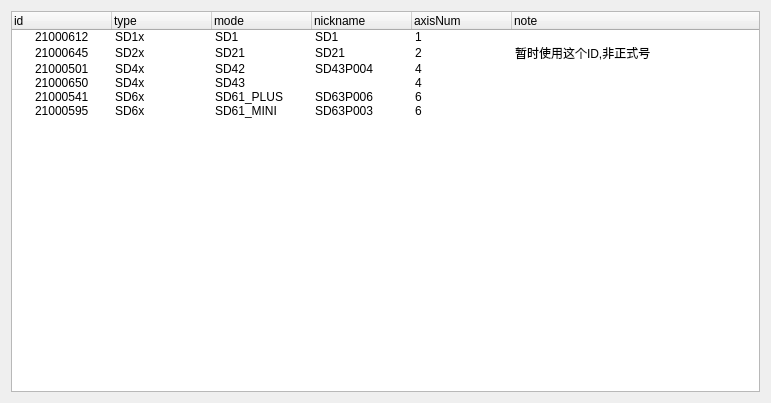
<?xml version="1.0" encoding="UTF-8"?>
<ui version="4.0">
 <class>Form</class>
 <widget class="QWidget" name="Form">
  <property name="geometry">
   <rect>
    <x>0</x>
    <y>0</y>
    <width>771</width>
    <height>403</height>
   </rect>
  </property>
  <property name="windowTitle">
   <string>Form</string>
  </property>
  <layout class="QVBoxLayout" name="verticalLayout">
   <item>
    <widget class="QTreeWidget" name="treeWidget">
     <column>
      <property name="text">
       <string>id</string>
      </property>
     </column>
     <column>
      <property name="text">
       <string>type</string>
      </property>
     </column>
     <column>
      <property name="text">
       <string>mode</string>
      </property>
     </column>
     <column>
      <property name="text">
       <string>nickname</string>
      </property>
     </column>
     <column>
      <property name="text">
       <string>axisNum</string>
      </property>
     </column>
     <column>
      <property name="text">
       <string>note</string>
      </property>
     </column>
     <item>
      <property name="text">
       <string>21000612</string>
      </property>
      <property name="text">
       <string>SD1x</string>
      </property>
      <property name="text">
       <string>SD1</string>
      </property>
      <property name="text">
       <string>SD1</string>
      </property>
      <property name="text">
       <string>1</string>
      </property>
     </item>
     <item>
      <property name="text">
       <string>21000645</string>
      </property>
      <property name="text">
       <string>SD2x</string>
      </property>
      <property name="text">
       <string>SD21</string>
      </property>
      <property name="text">
       <string>SD21</string>
      </property>
      <property name="text">
       <string>2</string>
      </property>
      <property name="text">
       <string>暂时使用这个ID,非正式号</string>
      </property>
     </item>
     <item>
      <property name="text">
       <string>21000501</string>
      </property>
      <property name="text">
       <string>SD4x</string>
      </property>
      <property name="text">
       <string>SD42</string>
      </property>
      <property name="text">
       <string>SD43P004</string>
      </property>
      <property name="text">
       <string>4</string>
      </property>
     </item>
     <item>
      <property name="text">
       <string>21000650</string>
      </property>
      <property name="text">
       <string>SD4x</string>
      </property>
      <property name="text">
       <string>SD43</string>
      </property>
      <property name="text">
       <string/>
      </property>
      <property name="text">
       <string>4</string>
      </property>
     </item>
     <item>
      <property name="text">
       <string>21000541</string>
      </property>
      <property name="text">
       <string>SD6x</string>
      </property>
      <property name="text">
       <string>SD61_PLUS</string>
      </property>
      <property name="text">
       <string>SD63P006</string>
      </property>
      <property name="text">
       <string>6</string>
      </property>
     </item>
     <item>
      <property name="text">
       <string>21000595</string>
      </property>
      <property name="text">
       <string>SD6x</string>
      </property>
      <property name="text">
       <string>SD61_MINI</string>
      </property>
      <property name="text">
       <string>SD63P003</string>
      </property>
      <property name="text">
       <string>6</string>
      </property>
     </item>
    </widget>
   </item>
  </layout>
 </widget>
 <resources/>
 <connections/>
</ui>
